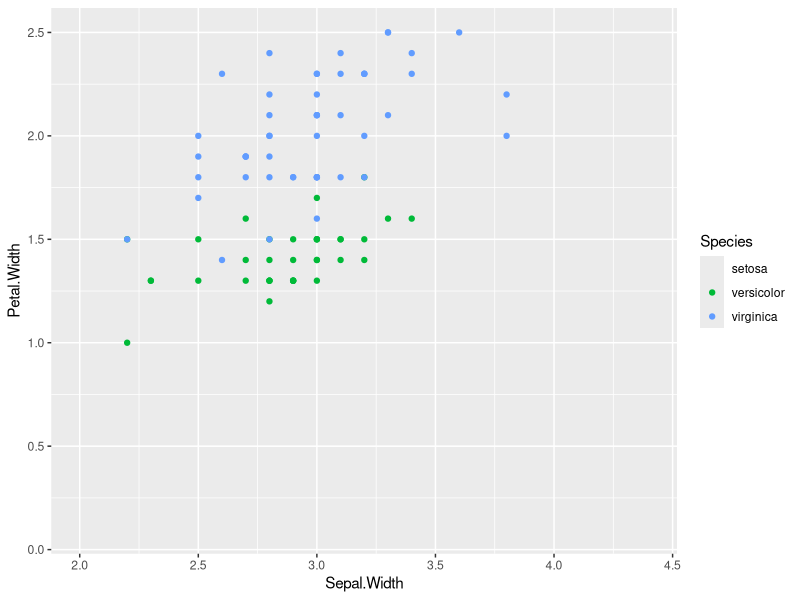
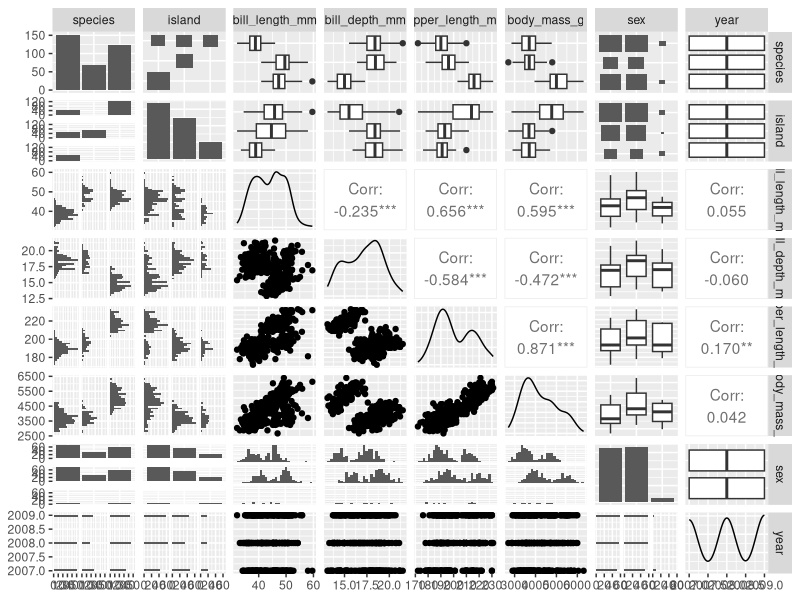
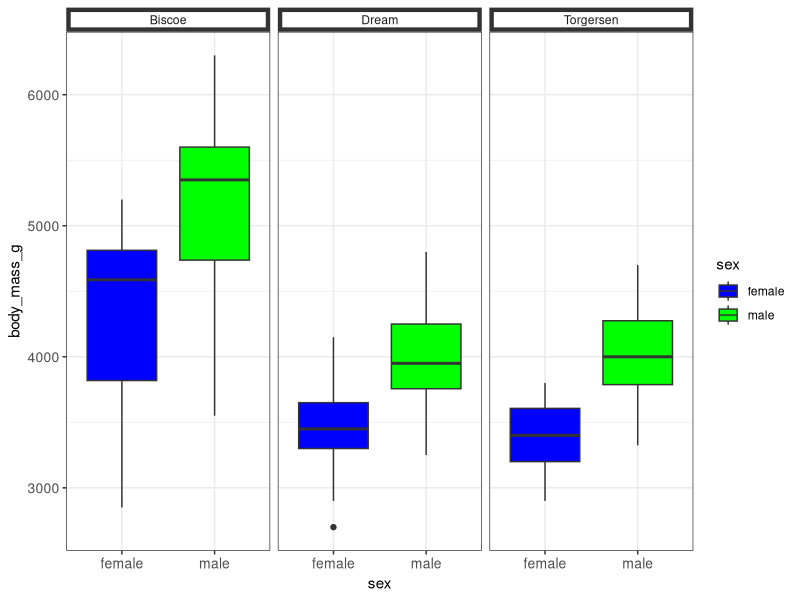

Source code (R) for these figures, in order:
library(tidyverse)
 data <- iris

 # R challenge
 # using mutate() and filter() pick the rows of iris where at least 2 of any of the
 # following conditions are met:
 #   Sepal.Length is greater than 5.8
 #   Sepal.Width is greater than 3
 #   Petal.Length is greater than 3.7
 #   Petal.Width is greater than 1.2
 # So, the rows must meet TWO OR MORE of those conditions
 # your hint...
fat_flowers <- 
iris %>% 
   mutate(c1 = Sepal.Length > 5.8,
          c2 = Sepal.Width > 3,
          c3 = Petal.Width > 1.2,
          c4 = Petal.Length > 3.7,
          conditions = c1 + c2 + c3 + c4) %>% 
   filter(conditions >= 2) %>% 
  select(-starts_with("c"))
# select(-) means DOESN'T select those

#filter is for picking ROWS
#select is for picking COLUMNS
#mutate is for creating or changing column values

 iris %>% 
   filter(Sepal.Length > 5.8,
          Sepal.Width > 3,
          Petal.Length > 3.7,
          Petal.Width > 1.2)

iris %>% 
  ggplot(aes(x=Sepal.Width,y=Petal.Width,color=Species)) +
  geom_blank() +
  geom_point(data=fat_flowers)

library(palmerpenguins)

penguins %>% glimpse
penguins %>% GGally::ggpairs()

penguins %>% names()

penguins %>% 
  filter(!is.na(sex)) %>% 
  ggplot(aes(x=sex,y=body_mass_g,fill=sex)) +
  geom_boxplot() +
  facet_wrap(~island) +
  scale_fill_manual(values=c("Blue","Green")) +
  theme_bw()+
  theme(strip.background = element_rect(fill="White",size = 3),
        axis.text = element_text(size = 10))


  



 